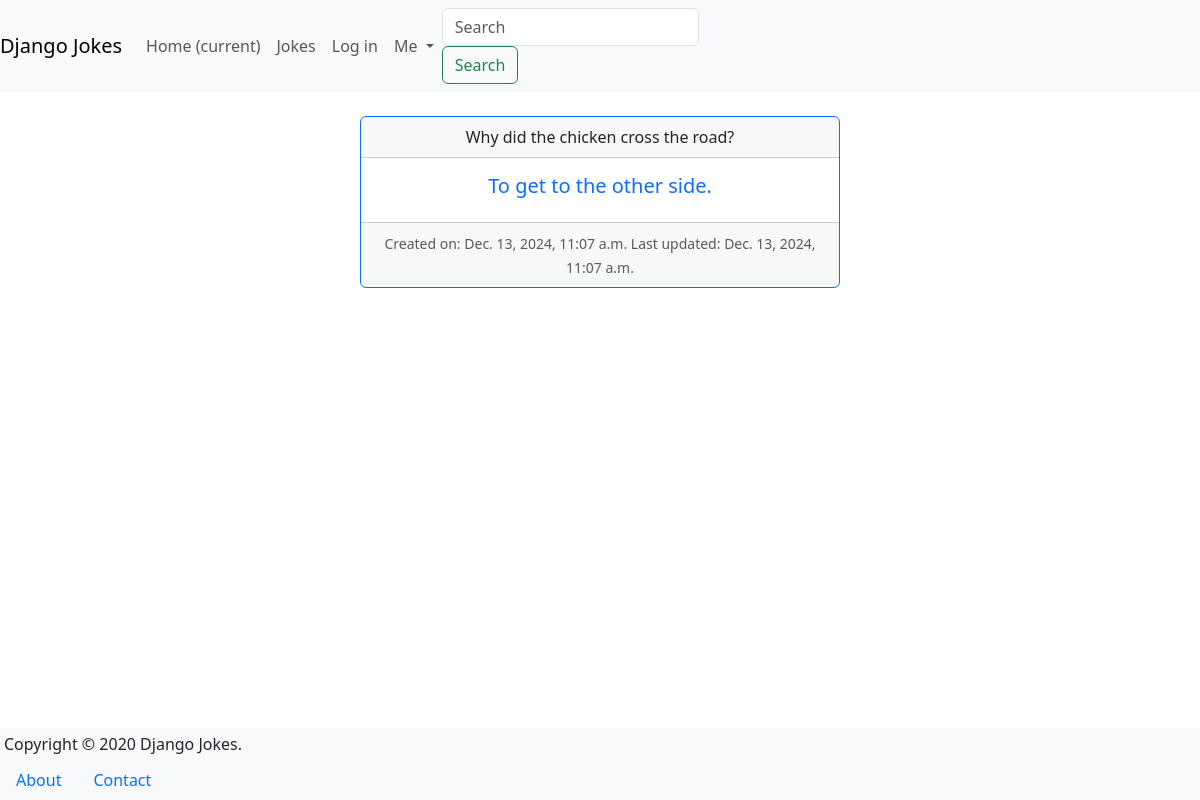
/jokes/joke/1/, run on an earlier commit of the app's database.
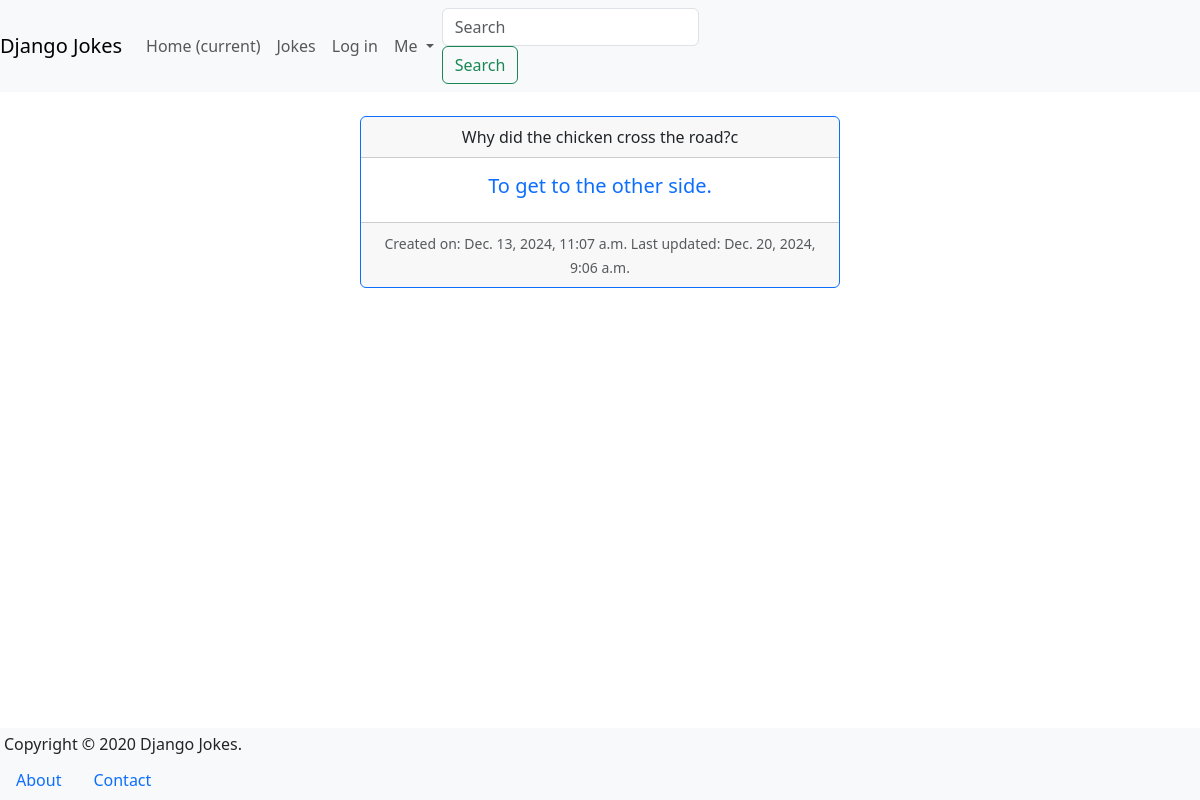
And on a later commit of the database.
### jokes/models.py (models this page shows, shortened)
class Joke(models.Model):
    question = models.TextField(max_length=200)
    answer = models.TextField(max_length=100, blank=True)
    created = models.DateTimeField(auto_now_add=True)
    updated = models.DateTimeField(auto_now=True)

### jokes/views.py (the view)
# urls.py: path('joke/<int:pk>/', JokeDetailView.as_view(), name='detail'),
class JokeDetailView(DetailView):
    model = Joke

### templates/jokes/joke_detail.html (shortened to what this page needs)
{% extends "_base.html" %}
{% block main %}
<div class="card border-primary m-auto mb-3 text-center"
    style="max-width: 30rem">
    <div class="card-header">{{ joke.question }}</div>
    <div class="card-body text-primary">
        <h5 class="card-title">{{ joke.answer }}</h5>
    </div>
    <div class="card-footer">
        <small class="text-muted">
            Created on: {{ joke.created }}
            Last updated: {{ joke.updated }}
        </small>
    </div>
</div>
{% endblock %}

### templates/_base.html (shortened to what this page needs)
<!DOCTYPE html>
<html lang="en">
<head>
<link href="https://cdn.jsdelivr.net/npm/bootstrap@5.3.3/dist/css/bootstrap.min.css" rel="stylesheet">
</head>
<body>
<header>
  <nav class="navbar navbar-expand-lg navbar-light bg-light">
    <a class="navbar-brand" href="{% url 'pages:homepage' %}">Django Jokes</a>
    <div class="collapse navbar-collapse" id="navbarSupportedContent">
      <ul class="navbar-nav mr-auto">
        <li class="nav-item active">
          <a class="nav-link" href="{% url 'pages:homepage' %}">Home
          <span class="sr-only">(current)</span>
          </a>
        </li>
        <li class="nav-item">
          <a class="nav-link" href="#">Jokes</a>
        </li>
        <li class="nav-item">
          <a class="nav-link" href="#">Log in</a>
        </li>
        <li class="nav-item dropdown">
          <a class="nav-link dropdown-toggle" href="#" id="navbarDropdown"
             role="button" data-toggle="dropdown" aria-haspopup="true"
             aria-expanded="false">
            Me
          </a>
        </li>
      </ul>
      <form class="form-inline my-2 my-lg-0">
        <input class="form-control mr-sm-2" type="search"
        placeholder="Search" aria-label="Search">
        <button class="btn btn-outline-success my-2 my-sm-0" type="submit">
          Search
        </button>
      </form>
    </div>
  </nav>
</header>
<main class="m-4 pb-5">
  {% block main %}<h2>Welcome!</h2>{% endblock %}
</main>
<footer class="fixed-bottom bg-light row">
    <div class="col">
      <div class="float-right m-1 mr-2">Copyright &copy; 2020 Django Jokes.</div>
      <nav>
        <ul class="nav">
          <li class="nav-item">
            <a class="nav-link" href="{% url 'pages:about-us' %}">About</a></li>
          <li class="nav-item"><a class="nav-link" href="#">Contact</a></li>
        </ul>
      </nav>
    </div>
</footer>
</body>
</html>

What changed in the data, as far as the page shows it:
changed Joke "To get to the other side.": question "Why did the chicken cross the road?" → "Why did the chicken cross the road?c"; updated "Dec. 13, 2024, 11:07 a.m." → "Dec. 20, 2024, 9:06 a.m."
